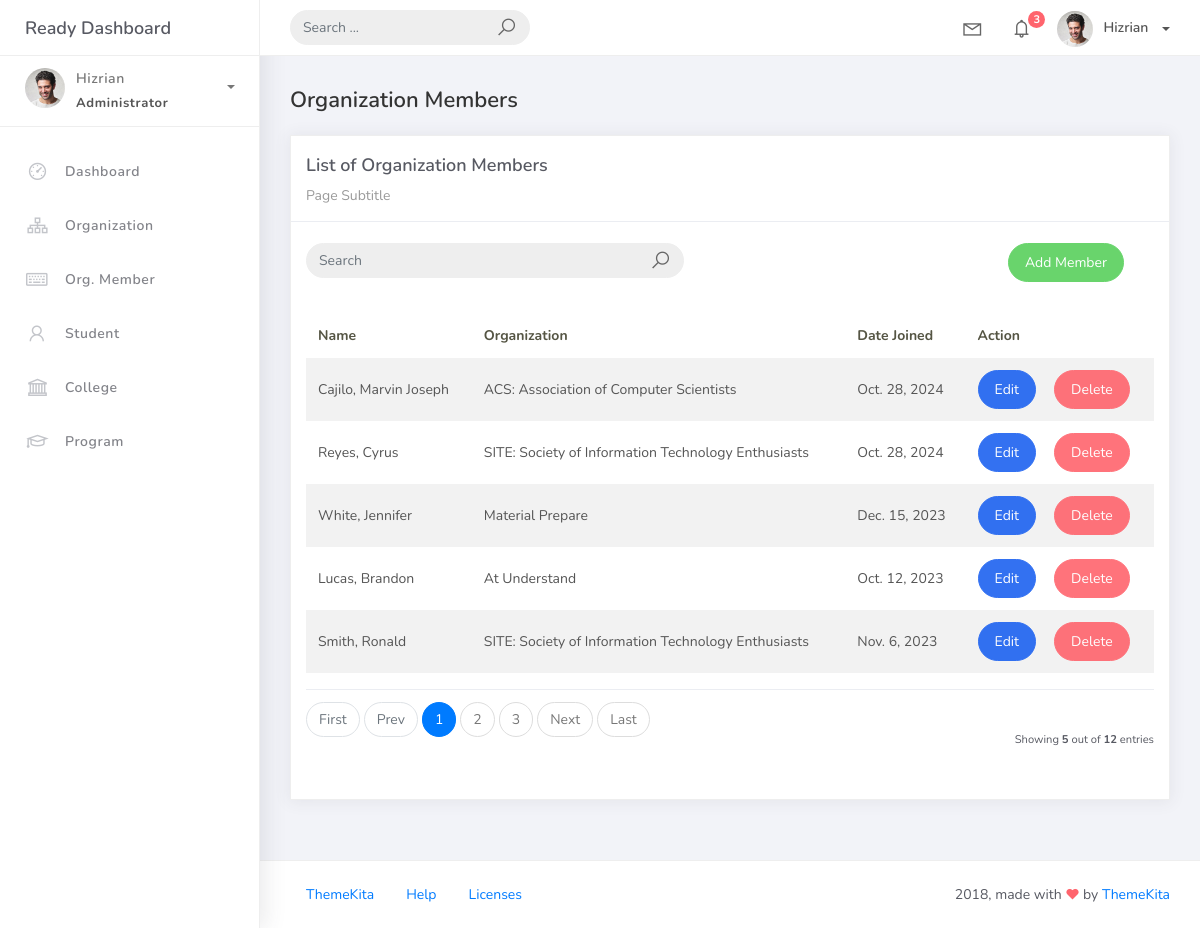
The page /orgmember_list on the database its author committed.
### studentorg/models.py (models this page shows)
class BaseModel(models.Model):
    created_at = models.DateTimeField(auto_now_add=True, db_index=True)
    updated_at = models.DateTimeField(auto_now=True)
    class Meta:
        abstract = True

class OrgMember(BaseModel):
    student = models.ForeignKey(Student, on_delete=models.CASCADE)
    organization = models.ForeignKey(Organization, on_delete=models.CASCADE)
    date_joined = models.DateField()

class Student(BaseModel):
    student_id = models.CharField(max_length=15)
    lastname = models.CharField(max_length=25)
    firstname = models.CharField(max_length=25)
    middlename = models.CharField(max_length=25, blank=True, null=True)
    program = models.ForeignKey(Program, on_delete=models.CASCADE)
    college = models.ForeignKey(College, null=True, blank=True, on_delete=models.CASCADE)
    def __str__(self):
        return f"{self.lastname}, {self.firstname}"

class Organization(BaseModel):
    name = models.CharField(max_length=250)
    college = models.ForeignKey(College, null=True, blank=True, on_delete=models.CASCADE)
    description = models.CharField(max_length=500)
    def __str__(self):
        return self.name

### studentorg/views.py (the view)
# urls.py: path('orgmember_list', OrgMemberList.as_view(), name='orgmember-list'),
class OrgMemberList(ListView):
    model = OrgMember
    context_object_name = 'orgmember'
    template_name = 'org_member_list.html'
    paginate_by = 5
    def get_queryset(self, *args, **kwargs):
        qs = super(OrgMemberList, self).get_queryset(*args, **kwargs)
        if self.request.GET.get("q") != None:
            query = self.request.GET.get('q')
            qs = qs.filter(Q(date_joined__icontains=query))
        return qs

### templates/org_member_list.html (shortened to what this page needs)
{% extends 'base.html' %}
{% load static %}
{% block content %}
  <div class="content">
    <div class="container-fluid">
      <h4 class="page-title">Organization Members</h4>
      <div class="row">
        <div class="col-md-12">
          <div class="card">
            <div class="card-header">
              <div class="card-title">List of Organization Members</div>
              <div class="card-category">Page Subtitle</div>
            </div>
            <br />
                <div class="col-md-12 row">
                <div class="col-md-6">
                    <form class="navbar-left navbar-form nav-search mr-md-3" action="{% url 'orgmember-list' %}">
                    <div class="input-group">
                        <input type="text" placeholder="Search" class="form-control" name="q" />
                        <div class="input-group-append">
                        <span class="input-group-text">
                            <i class="la la-search search-icon"></i>
                        </span>
                        </div>
                    </div>
                    </form>
                </div>
                <div class="col-md-6">
                    <div class="pull-right">
                    <a href="{% url 'orgmember-add' %}" class="btn btn-success btn-rounded">Add Member</a>
                    </div>
                </div>
                </div>
            <div class="card-body">
              <table class="table table-striped mt-3">
                <thead>
                  <tr>
                    <th scope="col">Name</th>
                    <th scope="col">Organization</th>
                    <th scope="col">Date Joined</th>
                    <th scope="col">Action</th>
                  </tr>
                </thead>
                <tbody>
                  {% for object in object_list %}
                    <tr>
                      <td>{{ object.student }}</td>
                      <td>{{ object.organization }}</td>
                      <td>{{ object.date_joined }}</td>
                      <td>
                        <a href="orgmember_list/{{ object.id }}" class="btn btn-primary btn-rounded">Edit</a>
                        <a href="orgmember_list/{{ object.id }}/delete" class="btn btn-danger btn-rounded">Delete</a>
                    </td>
                    </tr>
                    {% empty %}
                    <tr>
                      <td colspan="4" style="text-align: center">
                        <p class="text-sm font-weight-bold mb-0">No Records Found</p>
                      </td>
                    </tr>
                  {% endfor %}
                </tbody>
              </table>
              {% include 'includes/pagination.html' %}
            </div>
          </div>
        </div>
      </div>
    </div>
  </div>
{% endblock %}

### rows shown on the page
OrgMember: student "Cajilo, Marvin Joseph", organization "ACS: Association of Computer Scientists", date_joined "Oct. 28, 2024"
OrgMember: student "Reyes, Cyrus", organization "SITE: Society of Information Technology Enthusiasts", date_joined "Oct. 28, 2024"
OrgMember: student "White, Jennifer", organization "Material Prepare", date_joined "Dec. 15, 2023"
OrgMember: student "Lucas, Brandon", organization "At Understand", date_joined "Oct. 12, 2023"
OrgMember: student "Smith, Ronald", organization "SITE: Society of Information Technology Enthusiasts", date_joined "Nov. 6, 2023"

### other values the page prints
{{ page_num }} "1"
{{ page_num }} "2" "3"
{{ object_list.count }} "5"
{{ paginator.count }} "12"
